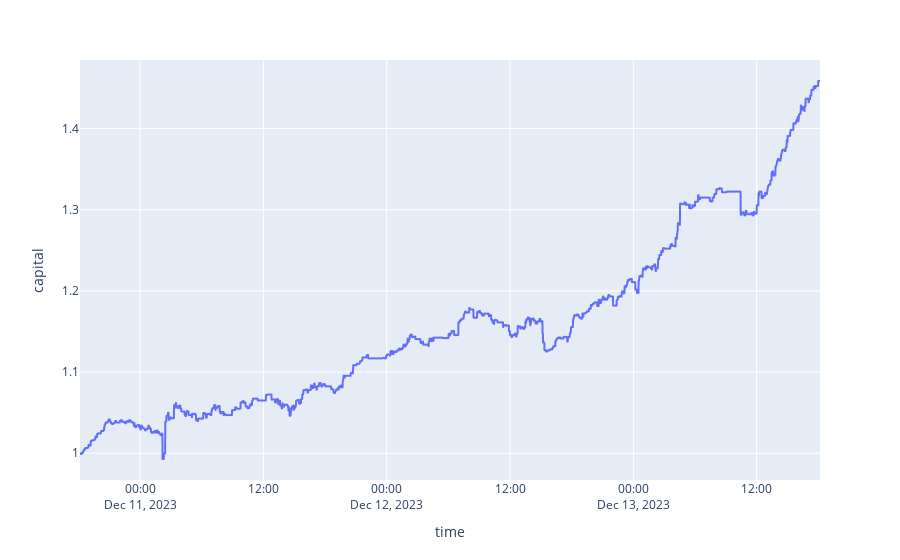

Here is the notebook cell this chart was saved with:
### Code cell
%load_ext autoreload
%autoreload 2

from exchange_data.data import OrderBookFrame
from exchange_data.data.backtest import Backtest
import pandas as pd
import numpy as np
import alog
import plotly.graph_objs as go
import plotly.express as px
import plotly as py
import plotly.offline as ofl
from plotly.offline import init_notebook_mode

init_notebook_mode(connected=True)
params = {
 'cache': False,
 'database_name': 'binance_futures',
 'depth': 72,
 'futures': False,
 'group_by': '1m',
 'interval': '3d',
 'max_volume_quantile': 0.99,
 'offset_interval': '0h',
 'plot': False,
 'round_decimals': 3,
 'sequence_length': 72,
 'symbol': 'UNFIUSDT',
 'window_size': '30m',
 'additional_group_by': '5Min',
 'frame_width': 448
}

df = Backtest(**params).frame
capital = 1
df['capital'] = 0
df_len = df.shape[0]
capital_ls = []
price_in = None

for ix in range(0, df_len):
    if ix < df_len - 1:
        row = df.iloc[ix]
        next_row = df.iloc[ix + 1]
        best_ask = row['best_ask']
        
        if row['prediction'] == 1:
            if price_in == None:
                price_in = row['best_bid']
        else:
            if price_in:
                pnl = (best_ask - price_in) / price_in
                capital = capital + (capital * pnl * (1 - 0.005))
                
            price_in = None
            
    #alog.info(capital)
    capital_ls.append(capital)

df['capital'] = np.asarray(capital_ls)

df=df.loc[:, df.columns!='orderbook_img']
px.line(df, y='capital')

### Figure 1 — Plotly figure (JSON) as saved in the notebook; plotly's stock layout.template omitted (floating-point values rounded to 4 significant figures; data arrays with more than 128 entries replaced by an {"elided": "..."} marker saying what was removed)
{"data": [{"hovertemplate": "time=%{x}<br>capital=%{y}<extra></extra>", "legendgroup": "", "line": {"color": "#636efa", "dash": "solid"}, "marker": {"symbol": "circle"}, "mode": "lines", "name": "", "showlegend": false, "type": "scattergl", "x": {"elided": "4322 str values"}, "xaxis": "x", "y": {"elided": "4322 float values"}, "yaxis": "y"}], "layout": {"autosize": true, "legend": {"tracegroupgap": 0}, "margin": {"t": 60}, "xaxis": {"anchor": "y", "autorange": true, "domain": [0, 1], "range": ["2023-12-10 18:09", "2023-12-13 18:10"], "title": {"text": "time"}, "type": "date"}, "yaxis": {"anchor": "x", "autorange": true, "domain": [0, 1], "range": [0.9671, 1.485], "title": {"text": "capital"}, "type": "linear"}}}
